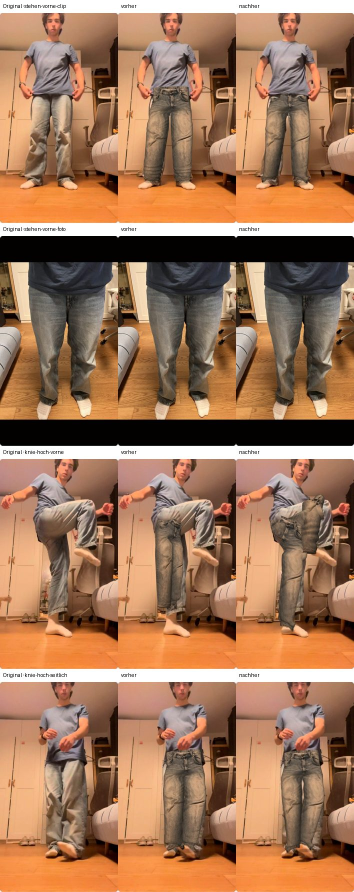
#> input picture docs/nachher/vorher-nachher_1.jpg, 708 x 1784 px (shown at 1/2 size)
$ python -i stoff_vergleich.py   (imports and definitions only)
#> lines starting #> are read from the running program, lines starting #| are printed output that depends on the picture
"""Vorher/Nachher einer Hose in Bewegung (23.11.): Bilder von werkzeuge/stoff-bewegung.mjs (gleicher Clip, gleiche Bildnummern)
nebeneinander. Ergebnis: <aus>.jpg (ausgewählte Bilder, oben vorher, unten nachher) und <aus>.gif (vorher | nachher als Bewegung).
  python3 werkzeuge/python/stoff_vergleich.py <ordner> <name_vorher> <name_nachher> <aus_ohne_endung> [--titel "..."] [--bilder 6]
      [--zuschnitt 0.28] [--gif-fps 15] [--gif-jedes 2] [--gif-hoehe 300] [--sichtbar <lauf.json>]
--sichtbar: nur Bilder, in denen die Hose gezeigt wird (Anprobe blendet sie z. B. bei hohem Knieheben aus), aus dem JSON des Laufs.
Der Zuschnitt (Anteil oben, der wegfällt) zeigt die Beine größer; die Bilder müssen von derselben Bühne stammen (gleiche Größe)."""
import glob, os, re, subprocess, sys, tempfile
from PIL import Image, ImageDraw, ImageFont

a = sys.argv[1:]
def opt(n, d):
    return a[a.index("--" + n) + 1] if "--" + n in a else d
# [1 line that did not run here, left out]
titel, n_bilder, zu = opt("titel", ""), int(opt("bilder", "6")), float(opt("zuschnitt", "0.28"))
gif_fps, gif_jedes, gif_h = int(opt("gif-fps", "15")), int(opt("gif-jedes", "2")), int(opt("gif-hoehe", "300"))

def bilder(name):
    d = {}
    for f in glob.glob(os.path.join(ordner, name + "_[0-9][0-9][0-9].jpg")):
        d[int(re.search(r"_(\d{3})\.jpg$", f).group(1))] = f
    return d
# [1 line that did not run here, left out]
# [1 line that did not run here, left out]
# [5 lines not run here, left out]
def schrift(g):
    for f in ["/usr/share/fonts/truetype/dejavu/DejaVuSans-Bold.ttf", "/usr/share/fonts/truetype/freefont/FreeSansBold.ttf"]:
        if os.path.exists(f): return ImageFont.truetype(f, g)
    return ImageFont.load_default()
def lade(f, h=None):
#> called with f = '../../docs/nachher/vorher-nachher_1.jpg'
    im = Image.open(f).convert("RGB"); w, hh = im.size; im = im.crop((0, int(hh * zu), w, hh))
#> in lade, im is the input picture: PIL image 708x1784 RGB; mean R, G, B 161.8, 119.3, 89.7
#> after `w, hh = im.size`: w = 708; hh = 1784
#> after `im = im.crop((0, int(hh * zu), w, hh))`:
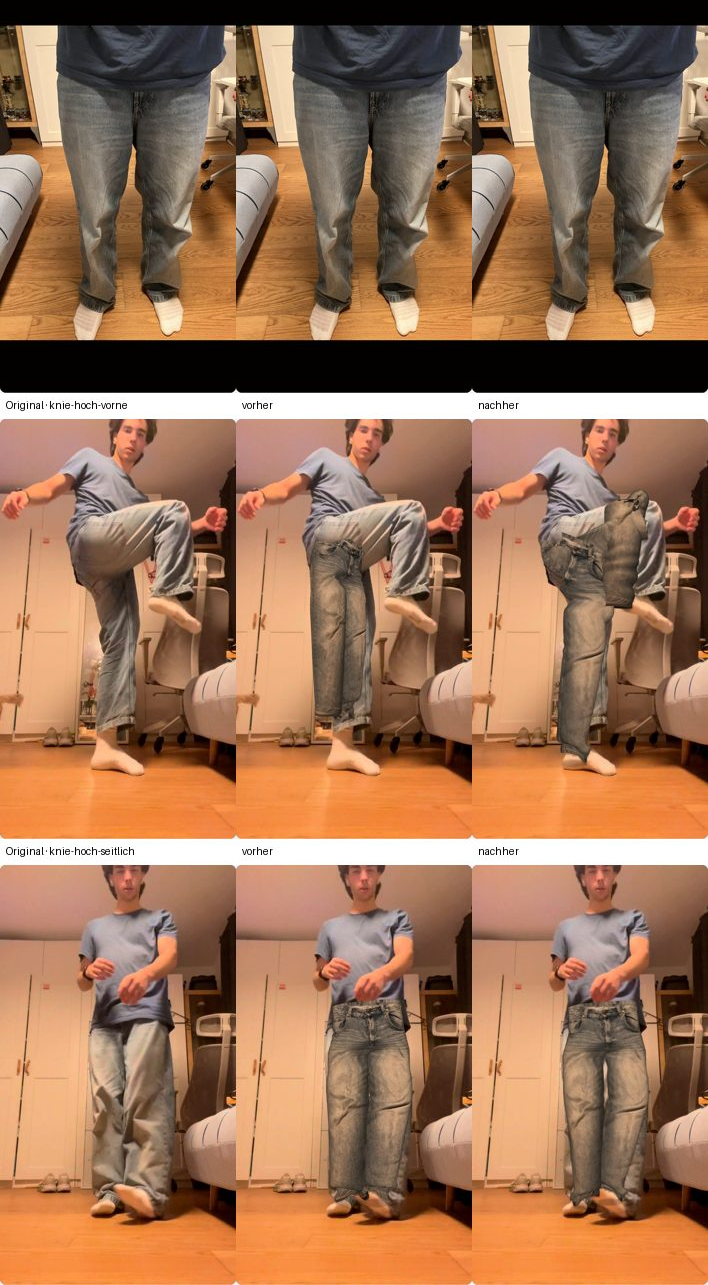
#> im: PIL image 708x1285 RGB; mean R, G, B 156.8, 114.9, 86
    if h: im = im.resize((int(im.width * h / im.height), h))
    return im

# 1) Standbilder: gleichmäßig verteilt
# [1 line that did not run here, left out]
# [1 line that did not run here, left out]
# [1 line that did not run here, left out]
# [8 lines not run here, left out]

# 2) Bewegung: vorher | nachher nebeneinander als GIF (ffmpeg, eigene Farbpalette)
tmp = tempfile.mkdtemp(prefix="stoffvgl-"); G = gif_h
# [8 lines not run here, left out]

>>> result = lade('../../docs/nachher/vorher-nachher_1.jpg')

$ run again, on assets/jeans-referenz/fotos/falten-nahaufnahmen/bein-seitlich-stehend-saum-staucht_IMG7317.jpg
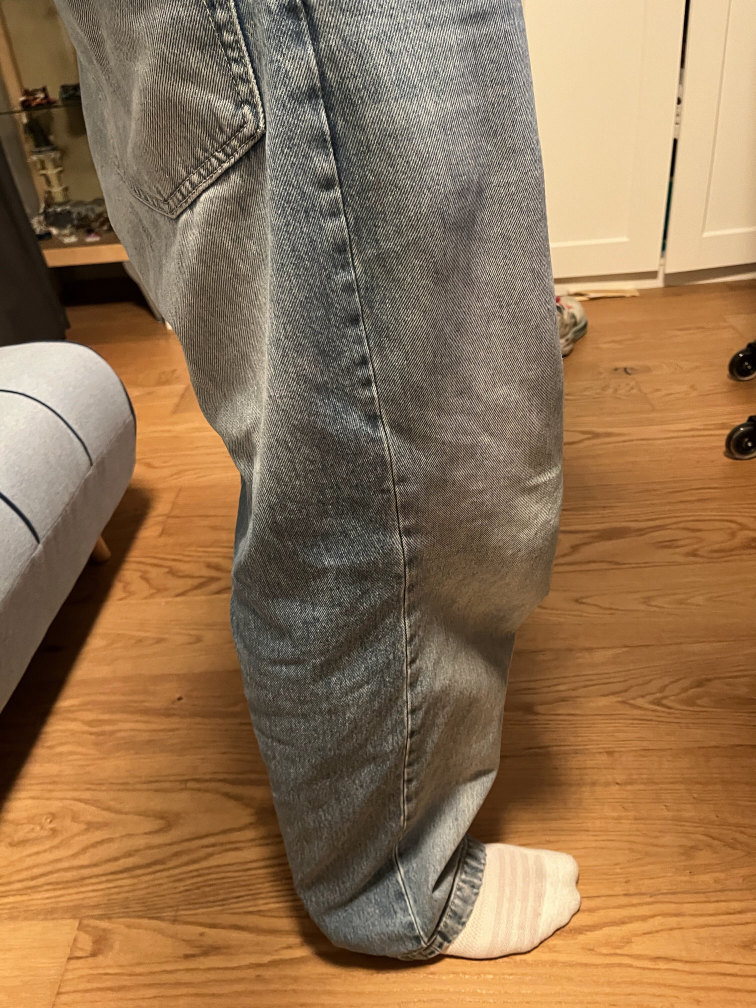
#> input picture assets/jeans-referenz/fotos/falten-nahaufnahmen/bein-seitlich-stehend-saum-staucht_IMG7317.jpg, 3024 x 4032 px (shown at 1/4 size)
#> in lade, im is the input picture: PIL image 3024x4032 RGB; mean R, G, B 146, 115.2, 82.8
#> in lade, `im = im.crop((0, int(hh * zu), w, hh))`:
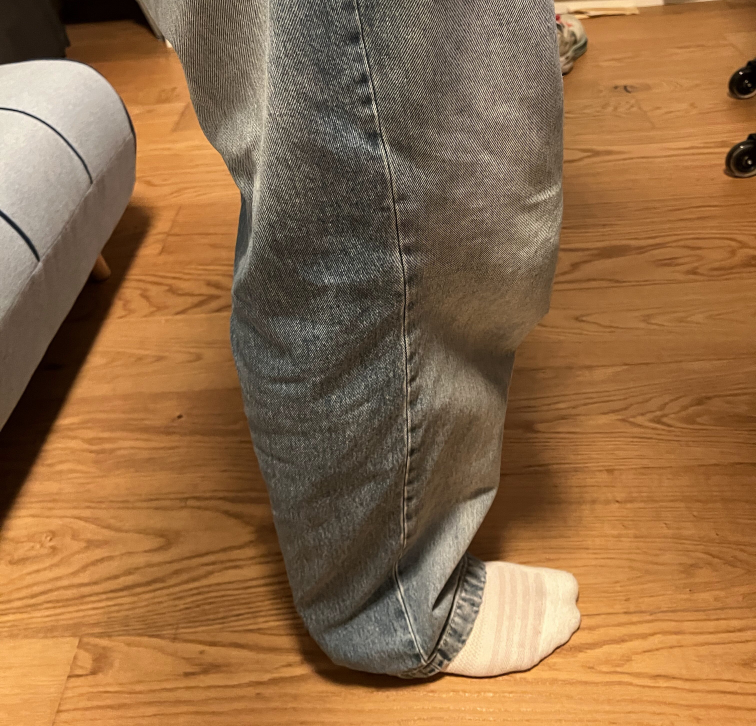
#> im: PIL image 3024x2904 RGB (shown at 1/4 size); mean R, G, B 144.7, 107.4, 70.8

$ run again, on assets/jeans-referenz/fotos/falten-nahaufnahmen/gesaess-taschen-hinten_IMG7328.jpg
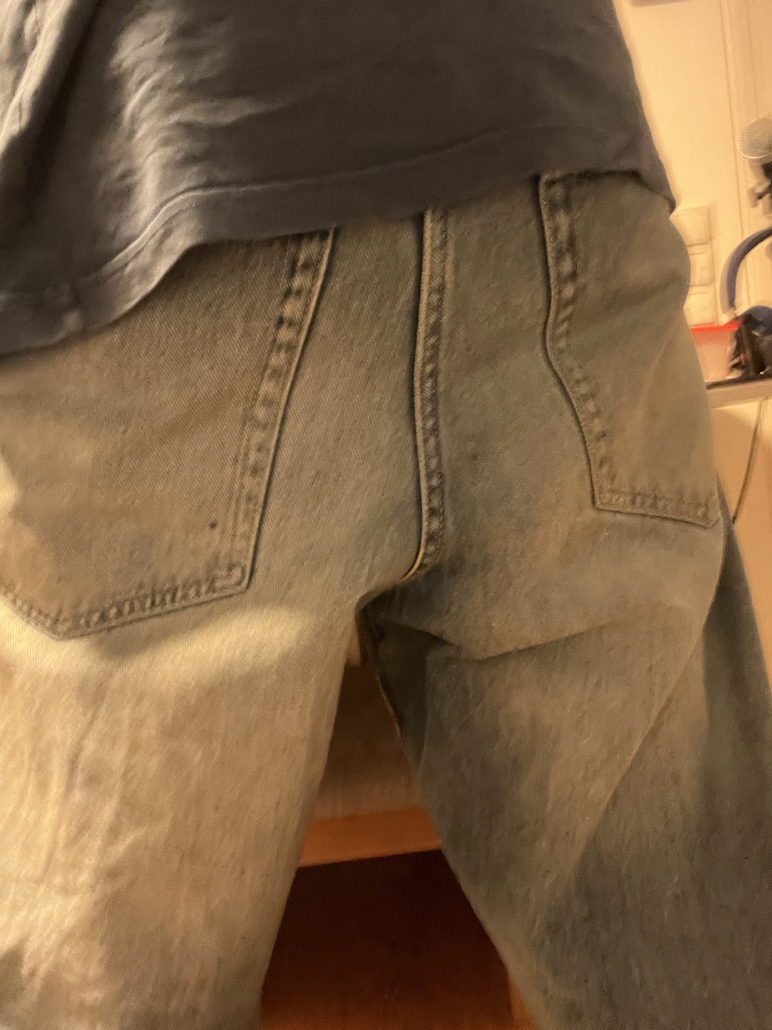
#> input picture assets/jeans-referenz/fotos/falten-nahaufnahmen/gesaess-taschen-hinten_IMG7328.jpg, 2316 x 3088 px (shown at 1/3 size)
#> in lade, im is the input picture: PIL image 2316x3088 RGB; mean R, G, B 124.8, 97.6, 67.8
#> in lade, `im = im.crop((0, int(hh * zu), w, hh))`:
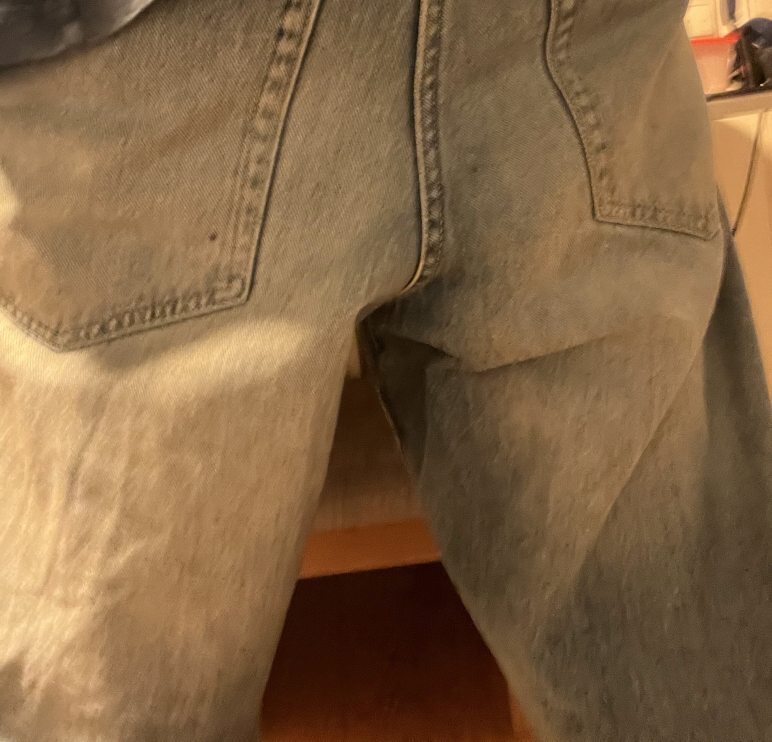
#> im: PIL image 2316x2224 RGB (shown at 1/3 size); mean R, G, B 131.4, 101.2, 68.4
